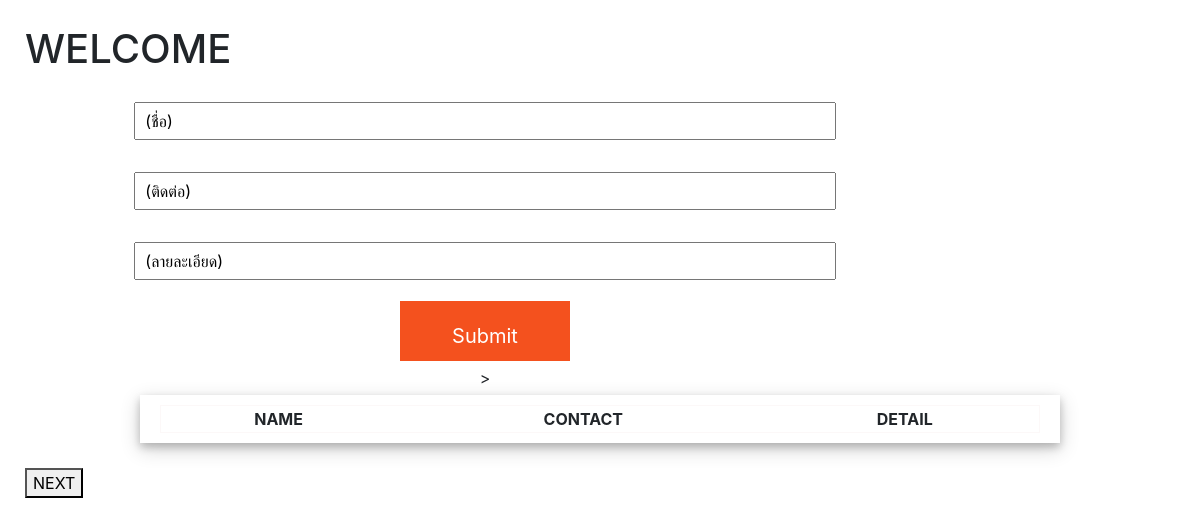
The app's page /index, older data.
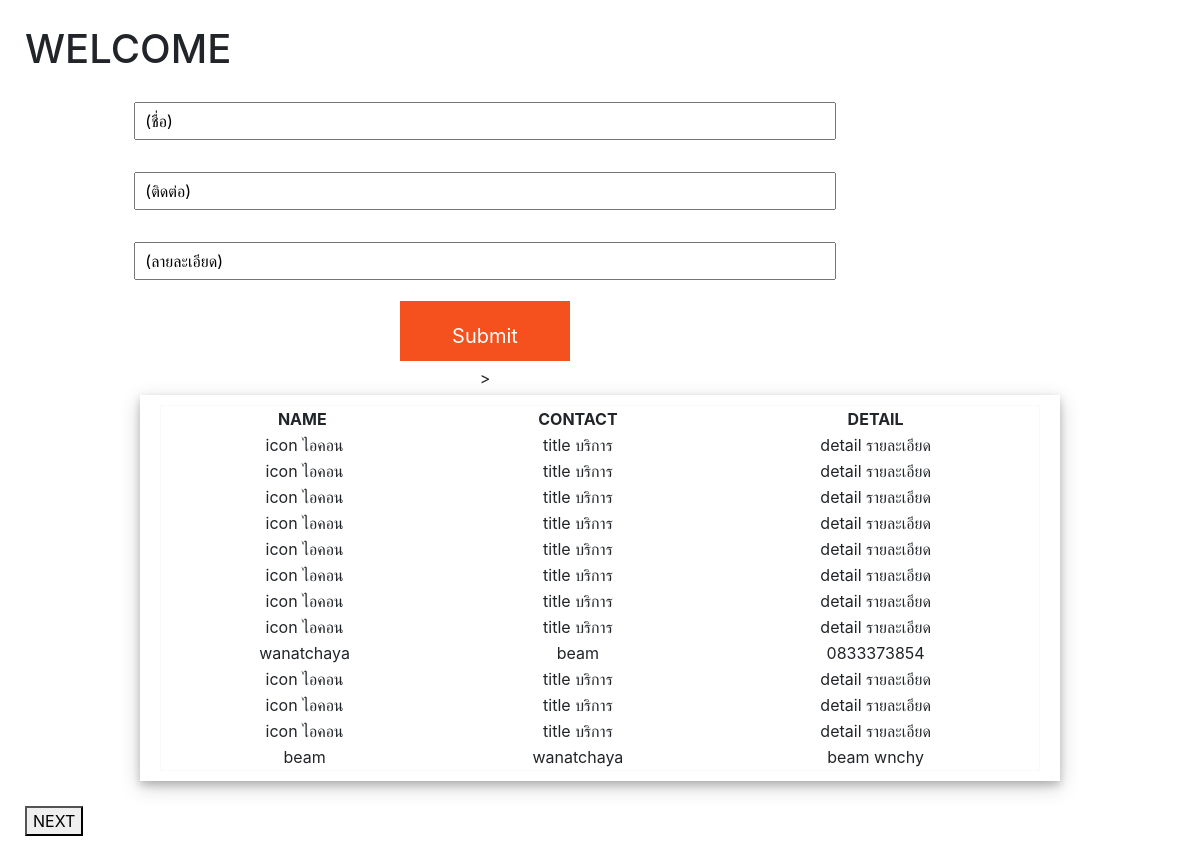
The same page, newer data.
### myapp/models.py (models this page shows)
class Service(models.Model):
    icon = models.CharField(max_length=200)
    title = models.CharField(max_length=300)
    detail = models.CharField(max_length=1000)
    def __str__(self):
        return self.title

### myapp/views.py (the view)
# urls.py: path('index' , appview.index),
def index(req):
    if req.method == 'POST':
        post = req.POST
        s = Service()
        s.icon = post['icon']
        s.title = post['title']
        s.detail = post['detail']
        s.save()
        services = Service.objects.all()
        print(services)
        return render(req, 'myapp/index.html', { 'services': services })
    else:
        print('ร้องขอทำมะดา')
        services = Service.objects.all()
        print(services)
        return render(req, 'myapp/index.html', { 'services': services })

### myapp/templates/myapp/index.html (shortened to what this page needs)
<!DOCTYPE html>
<html lang="en">
  <head>
    {% load static %}
    <link href="{% static 'vendor/fontawesome-free/css/all.min.css' %}" rel="stylesheet" type="text/css">
    <link rel="stylesheet" href="https://stackpath.bootstrapcdn.com/bootstrap/4.3.1/css/bootstrap.min.css">
  </head>
  <body background="https://wallpaper.campus-star.com/app/uploads/2019/04/picswallpaper23.jpg">
    <nav><h1> WELCOME </h1> </nav>
    <div>
      <section class="filled">
          <center><form action="index" method="POST" enctype="multipart/form-data;charset=UTF-8">
          <div class="spacing"><input class="filled" type="text" name="icon" value=" (ชื่อ)"/></div>
          <div class="spacing"><input class="filled" type="text" name="title" value=" (ติดต่อ)"/></div>
          <div class="spacing"><input class="filled" type="text" name="detail" value=" (ลายละเอียด)"/></div>
          <div class="w3-display-topleft w3-padding-large w3-xlarge">
              <center><a href="index"><button class="button"><span>Submit </span></button></a></center>>
          </div>
         </form></center>
      </section>
      <div><center>
        <div class="polaroid">
        <div class="container">
       <table style="width:100%; border: 1px solid rgb(252, 248, 248); padding: 1em;">
        <tr>
          <th>NAME</th>
          <th>CONTACT</th>
          <th>DETAIL </th>
        </tr>
        {% for s in services %}
            <tr>
              <td> <i class="fa {{s.icon}}"></i> {{ s.icon }}</td>
              <td>{{ s.title }}</td>
              <td>{{ s.detail }}</td>
            </tr>
        {% endfor %}
      </div>
      </div>
    </center>
    <a href="gall"><button class="w3-button w3-ripple w3-red">NEXT</button></a>
  </div></div>
  </body>
</html>

### myapp/templates/myapp/index.html (style rules this page uses)
.filled { width: 80%; padding: 5px; }
.spacing { padding: 1em; }
.button { background-color: #ffffff; border: none; color: #000000; text-align: center; font-size: 20px; padding: 20px; width: 170px; height: 60px; transition: all 0.5s; cursor: pointer; margin: 5px; }
body { margin:25px; }
div.polaroid { width: 80%; background-color: white; box-shadow: 0 4px 8px 0 rgba(0, 0, 0, 0.2), 0 6px 20px 0 rgba(0, 0, 0, 0.19); margin-bottom: 25px; }
div.container { text-align: center; padding: 10px 20px; }
.button { background-color: #f4511e; border: none; color: #FFFFFF; text-align: center; font-size: 20px; padding: 20px; width: 170px; height: 60px; transition: all 0.5s; cursor: pointer; margin: 5px; }
.button span { cursor: pointer; display: inline-block; position: relative; transition: 0.5s; }
.button span:after { content: '\00bb'; position: absolute; opacity: 0; top: 0; right: -20px; transition: 0.5s; }

Row changes from the older to the newer data that the page shows:
added Service: icon "icon ไอคอน", title "title บริการ", detail "detail รายละเอียด"
added Service: icon "icon ไอคอน", title "title บริการ", detail "detail รายละเอียด"
added Service: icon "icon ไอคอน", title "title บริการ", detail "detail รายละเอียด"
added Service: icon "icon ไอคอน", title "title บริการ", detail "detail รายละเอียด"
added Service: icon "icon ไอคอน", title "title บริการ", detail "detail รายละเอียด"
added Service: icon "icon ไอคอน", title "title บริการ", detail "detail รายละเอียด"
added Service: icon "icon ไอคอน", title "title บริการ", detail "detail รายละเอียด"
added Service: icon "icon ไอคอน", title "title บริการ", detail "detail รายละเอียด"
added Service: icon "wanatchaya", title "beam", detail "0833373854"
added Service: icon "icon ไอคอน", title "title บริการ", detail "detail รายละเอียด"
added Service: icon "icon ไอคอน", title "title บริการ", detail "detail รายละเอียด"
added Service: icon "icon ไอคอน", title "title บริการ", detail "detail รายละเอียด"
added Service: icon "beam", title "wanatchaya", detail "beam wnchy"
